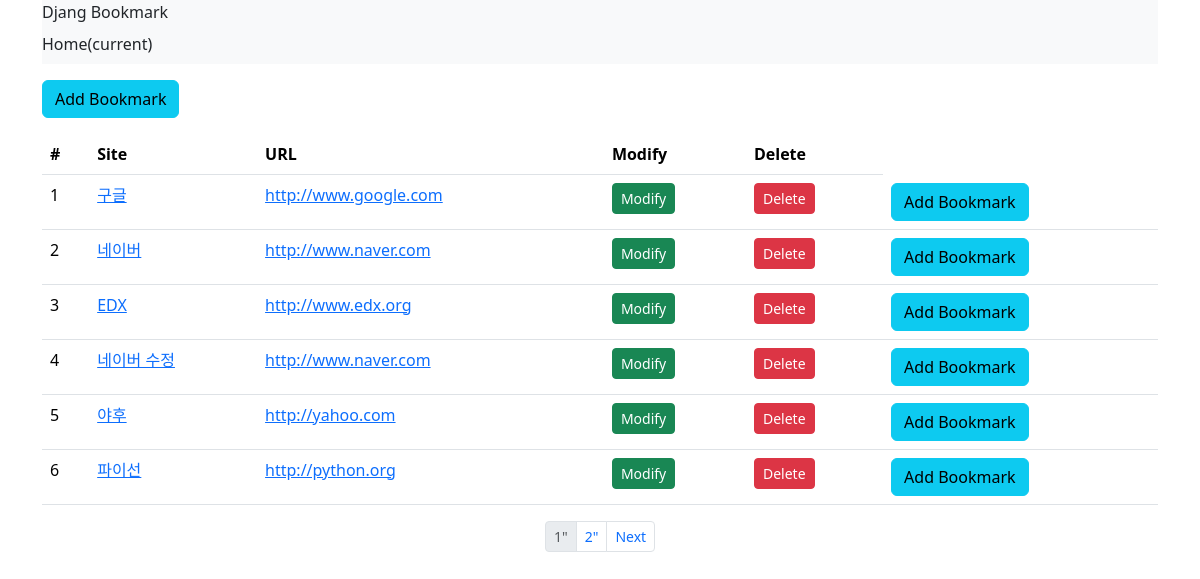
Screenshot of /bookmark/ with the database file from the repository.
### bookmark/models.py (models this page shows, shortened)
class Bookmark(models.Model):
    site_name = models.CharField(max_length=100)
    url = models.URLField('Site URL')

### bookmark/views.py (the view)
# urls.py: path('', BookmarkListView.as_view(), name='list'),
class BookmarkListView(ListView):
    model = Bookmark
    paginate_by = 6

### bookmark/templates/bookmark/bookmark_list.html (shortened to what this page needs)
{% extends 'base.html' %}
{% block content %}
    <div class="btn-group">
        <a href="#" class="btn btn-info">Add Bookmark</a>
    </div>
<table class="table">
    <thead>
        <tr>
            <th scope="col">#</th>
            <th scope="col">Site</th>
            <th scope="col">URL</th>
            <th scope="col">Modify</th>
            <th scope="col">Delete</th>
        </tr>
    </thead>
    <tbody>
        {% for bookmark in object_list %}
            <tr>
                <td>{{forloop.counter}}</td>
                <td><a href="{% url 'detail' bookmark.id %}">{{bookmark.site_name}}</a></td>
                <td><a href="{{bookmark.url}}" target="_blank">{{bookmark.url}}</a></td>
                <td><a href="{% url 'update' bookmark.id %}" class="btn btn-success btn-sm">Modify</a></td>
                <td><a href="{% url 'delete' bookmark.id %}" class="btn btn-danger btn-sm">Delete</a></td>
                <td><a href="{% url 'add' %}" class="btn btn-info">Add Bookmark</a></td>
            </tr>
        {% endfor %}
    </tbody>
</table>
{% endblock %}
{% block pagination %}
    {% if is_paginated %}
        <ul class="pagination justify-content-center pagination-sm">
            {% for object in page_obj.paginator.page_range %}
                <li class="page-item {% if page_obj.number == forloop.counter %} disabled{% endif %}">
                    <a class="page-link" href="{{ request.path }}?page={{ forloop.counter }}">{{ forloop.counter }}"
                    </a>
                </li>
            {% endfor %}
            {% if page_obj.has_next %}
                <li class="page-item">
                    <a class="page-link" href="{% url 'list' %}?page={{ page_obj.next_page_number }}">Next</a>
                </li>
            {% else %}
                <li class="page-item disabled">
                    <a class="page-link" href="#">Next</a>
                </li>
            {% endif %}
        </ul>
    {% endif %}
{% endblock %}

### templates/base.html (shortened to what this page needs)
<!DOCTYPE html>
<html lang="en">
<head>
    <link href="https://cdn.jsdelivr.net/npm/bootstrap@5.3.2/dist/css/bootstrap.min.css"
          rel="stylesheet"
>
    {% load static %}
    <link rel="stylesheet" href="{% static 'style.css' %}">
</head>
<body>
<div class="container">
    <nav class="navbar-expand-lg navbar-light bg-light">
        <a class="navbar-brand" href="#">Djang Bookmark</a>
        <div class="collapse navbar-collapse" id="navbarSupportedContent">
            <ul class="navbar-nav" mr-auto>
                <li class="nav-item active">
                    <a class="nav-link" href="#">Home<span class="sr-only">(current)</span></a>
                </li>
            </ul>
        </div>
    </nav>
    <div class="row">
        <div class="col">
            {% block content %}
            {% endblock %}
            {% block pagination %}
            {% endblock %}
        </div>
    </div>
</div>
</body>
</html>

### static/style.css (style rules this page uses)
body { width:100%; }

### rows the page displays
Bookmark: site_name "구글", url "http://www.google.com"
Bookmark: site_name "네이버", url "http://www.naver.com"
Bookmark: site_name "EDX", url "http://www.edx.org"
Bookmark: site_name "네이버 수정", url "http://www.naver.com"
Bookmark: site_name "야후", url "http://yahoo.com"
Bookmark: site_name "파이선", url "http://python.org"
